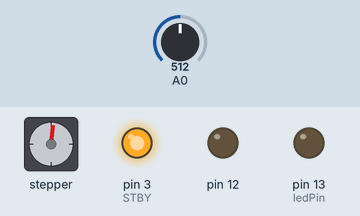
Bench run of a sketch on a simulated Arduino Uno, built with avr-gcc and run on an emulated ATmega328P. Shown: stepper motor, output pins drawn as LEDs (lit = HIGH). The test bench sets the inputs (shaded band); at power-on: A0 = 512. Stepper angles assume 200 steps per turn.

Above: at 2.4 s.
2.5 s: A0 set to 900
At 2.66 s:
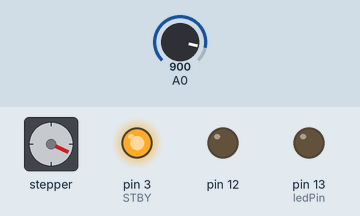
5.5 s: A0 set to 716
8.1 s: A0 set to 306
At 10.9 s:
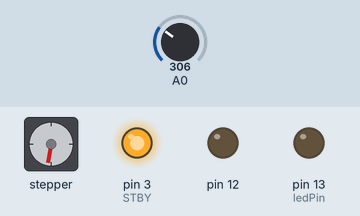
11.1 s: A0 set to 511
At 11.55 s:
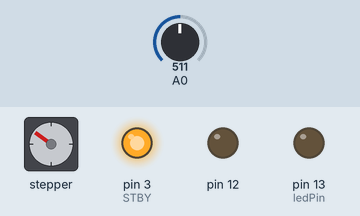
Timing chart, 0 to 14.1 s (numbered marks = the images above; inputs shaded):
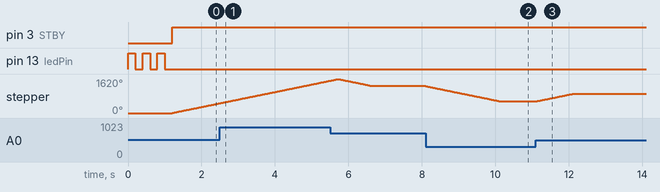

The sketch:

stepper_speedControlMotorknob.ino
```cpp
 /*
 Modified version of the original library Stepper and implementing PWM library To set a 100 khz frecuency
 to control the TB6612FNG and a stepper Motor 17HS5425
 */


#include <Stepper.h>
#include <PWM.h>


#define motorSteps 200     // change this depending on the number of steps
                           // per revolution of your motor 360/1.8 Degrees
#define motorPin1 8 // AIN1
#define motorPin2 9 // AIN2
#define motorPin3 10 // BIN1
#define motorPin4 11 // BIN2
#define ledPin 13
#define STBY 3 // SBTY
int PWMA = 12;                // the pin that the PWMA and PWMB Is conected
int Cycle = 120;         //
int32_t frequency = 100000;

// initialize of the Stepper library:
Stepper myStepper(motorSteps, motorPin1,motorPin2, motorPin3, motorPin4);
int previous = 0;

void setup() {
  InitTimersSafe();
  // set the motor speed at 60 RPMS:
  myStepper.setSpeed(60);
  bool success = SetPinFrequencySafe(PWMA, frequency);
  // Initialize the Serial port:
  Serial.begin(9600);
  // set up the LED pin:
  pinMode(ledPin, OUTPUT);
  pinMode(STBY, OUTPUT);
  digitalWrite(STBY, LOW);
  // blink the LED:
  blink(3);
}

void loop() {
  // Step forward 100 steps:
  int val = analogRead(0);
  pwmWrite(PWMA, Cycle);
  digitalWrite(STBY, HIGH);
  // move a number of steps equal to the change in the
  // sensor reading
  myStepper.step(val - previous);

  // remember the previous value of the sensor
  previous = val;

}
// Blink the reset LED:
void blink(int howManyTimes) {
  int i;
  for (i=0; i< howManyTimes; i++) {
    digitalWrite(ledPin, HIGH);
    delay(200);
    digitalWrite(ledPin, LOW);
    delay(200);
  }
}
```

Measured:
- after the input at 8.1 s, stepper: turns 738° counter-clockwise in 2.1 s, starting at once
- after the input at 11.1 s, stepper: turns 369° clockwise in 1.0 s, starting at once
